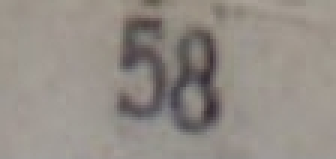
#> input picture pics/14.png, 112 x 53 px (shown 3 times larger)
$ python filterTest4.py
#> lines starting #> are read from the running program, lines starting #| are printed output that depends on the picture; after the words box and inside, x2 and y2 are one past the last pixel; in counts of white or black regions, pixels touching at a corner belong together
import cv2
from cv2 import THRESH_OTSU
import numpy as np
import matplotlib.pyplot as plt

img = cv2.imread('../pics/14.png',0)
#> img: shape (53, 112); min 47, max 162, mean 141.5

img = cv2.Canny(img,50,50)
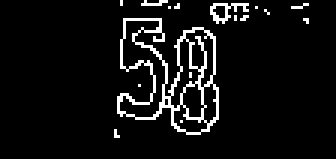
#> img: shape (53, 112) (shown 3 times larger); 6.9% white in thin lines or dots, all inside (x1, y1, x2, y2) = (38, 0, 103, 46)

ret,thresh = cv2.threshold(img,127,255,THRESH_OTSU)
#> ret = 0

contours,hierarchy = cv2.findContours(img,cv2.RETR_TREE,cv2.CHAIN_APPROX_SIMPLE)
#> contours = 24 contours, 16 with area under 20; largest, box (x1, y1, x2, y2) and area: (39, 6, 73, 45) 726, (39, 6, 56, 40) 256, (61, 9, 72, 30) 120, (56, 12, 68, 37) 102, (60, 27, 69, 40) 66, (57, 34, 70, 45) 62, (67, 27, 73, 42) 56, (70, 1, 83, 8) 30

cnt = contours[0]
#> cnt = [[38, 43], [38, 45], [39, 45], [38, 44]]
# print cnt
M = cv2.moments(cnt)
#> M = moments, m00 0.5, centre m10/m00, m01/m00 = (38.33, 44.67)
# print M

x,y,w,h = cv2.boundingRect(cnt)
#> x = 38; y = 43; w = 2; h = 3
# print x,y,w,h

# cv2.rectangle(thresh,(0,0),(35+30,45+30),(255,0,0),5)
# cv2.line(thresh,(0,0),(511,511),(255,0,0),5)


cv2.imshow('rectangle',thresh)
# wait for 5 seconds then destroy window
cv2.waitKey(5000)
cv2.destroyAllWindows()

# plt.subplot(121),plt.imshow(img,cmap = 'gray')

# plt.subplot(122),plt.imshow(thresh,cmap = 'gray')

# plt.show()

cv2.imwrite('../pics/result.png', thresh)
# [15 lines of commented-out code are left out]

$ run again, with pics/1.png copied over pics/14.png
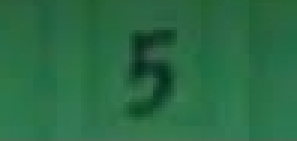
#> input picture pics/1.png, 99 x 47 px (shown 3 times larger)
#> `img = cv2.imread('../pics/14.png',0)`:
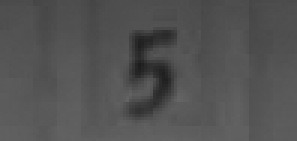
#> img: shape (47, 99) (shown 3 times larger); min 29, max 101, mean 82.4
#> `img = cv2.Canny(img,50,50)`:
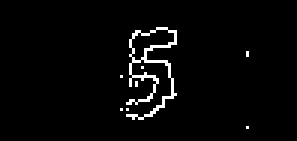
#> img: shape (47, 99) (shown 3 times larger); 2.9% white in thin lines or dots, all inside (x1, y1, x2, y2) = (40, 9, 83, 43)
#> ret = 0
#> contours = 9 contours, 7 with area under 20; largest, box (x1, y1, x2, y2) and area: (42, 9, 59, 40) 110, (43, 9, 59, 21) 88
#> cnt = [[82, 42]]
#> M = moments, m00 0
#> x = 82; y = 42; w = 1

$ run again, with pics/10.png copied over pics/14.png
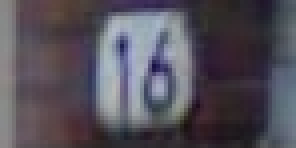
#> input picture pics/10.png, 74 x 37 px (shown 4 times larger)
#> `img = cv2.imread('../pics/14.png',0)`:
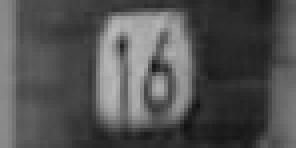
#> img: shape (37, 74) (shown 4 times larger); min 18, max 185, mean 82
#> `img = cv2.Canny(img,50,50)`:
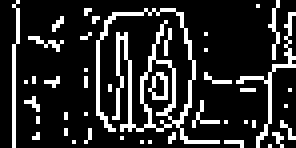
#> img: shape (37, 74) (shown 4 times larger); 17.2% white in thin lines or dots
#> ret = 0
#> contours = 46 contours, 44 with area under 20; largest, box (x1, y1, x2, y2) and area: (24, 2, 55, 36) 131, (35, 14, 44, 33) 104
#> cnt = [[67, 36]]
#> M = moments, m00 0
#> x = 67; y = 36; w = 1

$ run again, with pics/12.png copied over pics/14.png
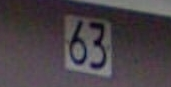
#> input picture pics/12.png, 171 x 87 px
#> `img = cv2.Canny(img,50,50)`:
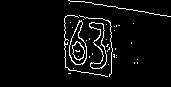
#> img: shape (87, 171); 4.7% white in thin lines or dots, all inside (x1, y1, x2, y2) = (64, 0, 171, 77)
#> ret = 0
#> contours = 39 contours, 33 with area under 20; largest, box (x1, y1, x2, y2) and area: (69, 20, 87, 65) 464, (69, 21, 87, 65) 440, (89, 22, 107, 69) 305, (89, 22, 107, 69) 276, (72, 41, 85, 61) 157, (72, 41, 85, 60) 143
#> cnt = [[68, 73], [70, 73]]
#> M = moments, m00 0
#> x = 68; y = 73; w = 3; h = 1
